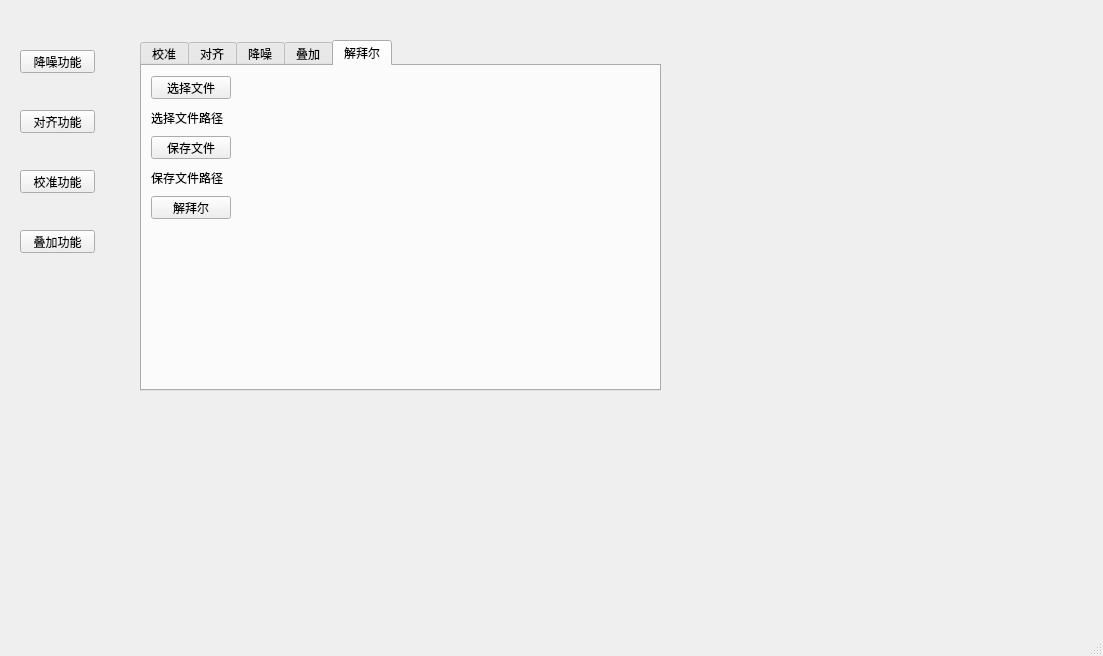
<?xml version="1.0" encoding="UTF-8"?>
<ui version="4.0">
 <class>MainWindow</class>
 <widget class="QMainWindow" name="MainWindow">
  <property name="geometry">
   <rect>
    <x>0</x>
    <y>0</y>
    <width>1103</width>
    <height>656</height>
   </rect>
  </property>
  <property name="windowTitle">
   <string>MainWindow</string>
  </property>
  <widget class="QWidget" name="centralwidget">
   <widget class="QPushButton" name="Calibration_function_button">
    <property name="geometry">
     <rect>
      <x>20</x>
      <y>170</y>
      <width>75</width>
      <height>23</height>
     </rect>
    </property>
    <property name="text">
     <string>校准功能</string>
    </property>
   </widget>
   <widget class="QPushButton" name="Superposition_function_button">
    <property name="geometry">
     <rect>
      <x>20</x>
      <y>230</y>
      <width>75</width>
      <height>23</height>
     </rect>
    </property>
    <property name="text">
     <string>叠加功能</string>
    </property>
   </widget>
   <widget class="QPushButton" name="Noise_reduction_function_button_2">
    <property name="geometry">
     <rect>
      <x>20</x>
      <y>50</y>
      <width>75</width>
      <height>23</height>
     </rect>
    </property>
    <property name="text">
     <string>降噪功能</string>
    </property>
   </widget>
   <widget class="QPushButton" name="Alignment_function_button">
    <property name="geometry">
     <rect>
      <x>20</x>
      <y>110</y>
      <width>75</width>
      <height>23</height>
     </rect>
    </property>
    <property name="styleSheet">
     <string notr="true"/>
    </property>
    <property name="text">
     <string>对齐功能</string>
    </property>
   </widget>
   <widget class="QTabWidget" name="featuresWidget">
    <property name="geometry">
     <rect>
      <x>140</x>
      <y>40</y>
      <width>521</width>
      <height>351</height>
     </rect>
    </property>
    <property name="currentIndex">
     <number>4</number>
    </property>
    <widget class="QWidget" name="tab_3">
     <attribute name="title">
      <string>校准</string>
     </attribute>
     <widget class="QStackedWidget" name="Calibration_widget">
      <property name="geometry">
       <rect>
        <x>9</x>
        <y>9</y>
        <width>481</width>
        <height>191</height>
       </rect>
      </property>
      <property name="currentIndex">
       <number>0</number>
      </property>
      <widget class="QWidget" name="page_7">
       <widget class="QPushButton" name="Calibration_button">
        <property name="geometry">
         <rect>
          <x>338</x>
          <y>154</y>
          <width>80</width>
          <height>23</height>
         </rect>
        </property>
        <property name="text">
         <string>一键校准</string>
        </property>
       </widget>
       <widget class="QPushButton" name="Flat_field_button">
        <property name="geometry">
         <rect>
          <x>9</x>
          <y>154</y>
          <width>80</width>
          <height>23</height>
         </rect>
        </property>
        <property name="text">
         <string>平场校准</string>
        </property>
       </widget>
       <widget class="QPushButton" name="Dark_field_button">
        <property name="geometry">
         <rect>
          <x>120</x>
          <y>154</y>
          <width>80</width>
          <height>23</height>
         </rect>
        </property>
        <property name="text">
         <string>暗场校准</string>
        </property>
       </widget>
       <widget class="QPushButton" name="Bias_field_button">
        <property name="geometry">
         <rect>
          <x>229</x>
          <y>154</y>
          <width>80</width>
          <height>23</height>
         </rect>
        </property>
        <property name="text">
         <string>偏置场校准</string>
        </property>
       </widget>
       <widget class="QPushButton" name="Save_file_button_calibration">
        <property name="geometry">
         <rect>
          <x>9</x>
          <y>125</y>
          <width>80</width>
          <height>23</height>
         </rect>
        </property>
        <property name="text">
         <string>保存文件</string>
        </property>
       </widget>
       <widget class="QPushButton" name="Select_file_button_calibration">
        <property name="geometry">
         <rect>
          <x>9</x>
          <y>9</y>
          <width>80</width>
          <height>23</height>
         </rect>
        </property>
        <property name="text">
         <string>选择文件</string>
        </property>
       </widget>
       <widget class="QPushButton" name="Object_file_button_flat">
        <property name="geometry">
         <rect>
          <x>9</x>
          <y>67</y>
          <width>80</width>
          <height>23</height>
         </rect>
        </property>
        <property name="text">
         <string>平场文件</string>
        </property>
       </widget>
       <widget class="QPushButton" name="Object_file_button_dark">
        <property name="geometry">
         <rect>
          <x>9</x>
          <y>38</y>
          <width>80</width>
          <height>23</height>
         </rect>
        </property>
        <property name="text">
         <string>暗场文件</string>
        </property>
       </widget>
       <widget class="QPushButton" name="Object_file_button_bias">
        <property name="geometry">
         <rect>
          <x>9</x>
          <y>96</y>
          <width>80</width>
          <height>23</height>
         </rect>
        </property>
        <property name="text">
         <string>偏置场文件</string>
        </property>
       </widget>
       <widget class="QLabel" name="Object_file_label_dark">
        <property name="geometry">
         <rect>
          <x>120</x>
          <y>38</y>
          <width>300</width>
          <height>23</height>
         </rect>
        </property>
        <property name="text">
         <string>选择暗场文件路径</string>
        </property>
       </widget>
       <widget class="QLabel" name="Save_file_label_calibration">
        <property name="geometry">
         <rect>
          <x>120</x>
          <y>125</y>
          <width>300</width>
          <height>23</height>
         </rect>
        </property>
        <property name="text">
         <string>保存文件路径</string>
        </property>
       </widget>
       <widget class="QLabel" name="Select_file_label_calibration">
        <property name="geometry">
         <rect>
          <x>120</x>
          <y>9</y>
          <width>300</width>
          <height>23</height>
         </rect>
        </property>
        <property name="text">
         <string>选择文件路径</string>
        </property>
       </widget>
       <widget class="QLabel" name="Select_file_label_flat">
        <property name="geometry">
         <rect>
          <x>120</x>
          <y>67</y>
          <width>300</width>
          <height>23</height>
         </rect>
        </property>
        <property name="text">
         <string>选择平场文件路径</string>
        </property>
       </widget>
       <widget class="QLabel" name="Object_file_label_bias">
        <property name="geometry">
         <rect>
          <x>120</x>
          <y>96</y>
          <width>300</width>
          <height>23</height>
         </rect>
        </property>
        <property name="text">
         <string>选择偏置场文件路径</string>
        </property>
       </widget>
      </widget>
      <widget class="QWidget" name="page_8"/>
     </widget>
    </widget>
    <widget class="QWidget" name="tab">
     <attribute name="title">
      <string>对齐</string>
     </attribute>
     <widget class="QStackedWidget" name="Alignment_widget">
      <property name="geometry">
       <rect>
        <x>0</x>
        <y>0</y>
        <width>441</width>
        <height>301</height>
       </rect>
      </property>
      <property name="currentIndex">
       <number>0</number>
      </property>
      <widget class="QWidget" name="page">
       <widget class="QLabel" name="Object_file_label_aligning">
        <property name="geometry">
         <rect>
          <x>9</x>
          <y>100</y>
          <width>300</width>
          <height>23</height>
         </rect>
        </property>
        <property name="text">
         <string>选择目标文件路径</string>
        </property>
       </widget>
       <widget class="QPushButton" name="Select_file_button_aligning">
        <property name="geometry">
         <rect>
          <x>9</x>
          <y>10</y>
          <width>80</width>
          <height>23</height>
         </rect>
        </property>
        <property name="text">
         <string>选择文件</string>
        </property>
       </widget>
       <widget class="QPushButton" name="Save_file_button_aligning">
        <property name="geometry">
         <rect>
          <x>9</x>
          <y>130</y>
          <width>80</width>
          <height>23</height>
         </rect>
        </property>
        <property name="text">
         <string>保存文件</string>
        </property>
       </widget>
       <widget class="QLabel" name="Select_file_label_aligning">
        <property name="geometry">
         <rect>
          <x>9</x>
          <y>40</y>
          <width>300</width>
          <height>23</height>
         </rect>
        </property>
        <property name="text">
         <string>选择文件路径</string>
        </property>
       </widget>
       <widget class="QPushButton" name="Object_file_button_aligning">
        <property name="geometry">
         <rect>
          <x>9</x>
          <y>70</y>
          <width>80</width>
          <height>23</height>
         </rect>
        </property>
        <property name="text">
         <string>对齐文件</string>
        </property>
       </widget>
       <widget class="QLabel" name="Save_file_label_aligning">
        <property name="geometry">
         <rect>
          <x>9</x>
          <y>160</y>
          <width>300</width>
          <height>23</height>
         </rect>
        </property>
        <property name="text">
         <string>保存文件路径</string>
        </property>
       </widget>
       <widget class="QPushButton" name="Alignment_button">
        <property name="geometry">
         <rect>
          <x>9</x>
          <y>190</y>
          <width>80</width>
          <height>23</height>
         </rect>
        </property>
        <property name="text">
         <string>对齐</string>
        </property>
       </widget>
      </widget>
      <widget class="QWidget" name="page_2"/>
     </widget>
    </widget>
    <widget class="QWidget" name="tab_2">
     <attribute name="title">
      <string>降噪</string>
     </attribute>
     <widget class="QStackedWidget" name="Noise_reduction_widget">
      <property name="geometry">
       <rect>
        <x>0</x>
        <y>0</y>
        <width>461</width>
        <height>171</height>
       </rect>
      </property>
      <property name="currentIndex">
       <number>1</number>
      </property>
      <widget class="QWidget" name="page_3"/>
      <widget class="QWidget" name="page_4">
       <widget class="QLabel" name="Select_file_label_noise_reduction">
        <property name="geometry">
         <rect>
          <x>9</x>
          <y>40</y>
          <width>300</width>
          <height>23</height>
         </rect>
        </property>
        <property name="text">
         <string>选择文件路径</string>
        </property>
       </widget>
       <widget class="QPushButton" name="Select_file_button_noise_reduction">
        <property name="geometry">
         <rect>
          <x>9</x>
          <y>10</y>
          <width>80</width>
          <height>23</height>
         </rect>
        </property>
        <property name="text">
         <string>选择文件</string>
        </property>
       </widget>
       <widget class="QPushButton" name="Noise_reduction_button">
        <property name="geometry">
         <rect>
          <x>10</x>
          <y>130</y>
          <width>80</width>
          <height>23</height>
         </rect>
        </property>
        <property name="text">
         <string>高斯降噪</string>
        </property>
       </widget>
       <widget class="QPushButton" name="Save_file_button_noise_reduction">
        <property name="geometry">
         <rect>
          <x>9</x>
          <y>70</y>
          <width>80</width>
          <height>23</height>
         </rect>
        </property>
        <property name="text">
         <string>保存文件</string>
        </property>
       </widget>
       <widget class="QLabel" name="Save_file_label_noise_reduction">
        <property name="geometry">
         <rect>
          <x>9</x>
          <y>100</y>
          <width>300</width>
          <height>23</height>
         </rect>
        </property>
        <property name="text">
         <string>保存文件路径</string>
        </property>
       </widget>
       <widget class="QPushButton" name="Bilateral_reduction_button">
        <property name="geometry">
         <rect>
          <x>160</x>
          <y>130</y>
          <width>80</width>
          <height>23</height>
         </rect>
        </property>
        <property name="text">
         <string>双边降噪</string>
        </property>
       </widget>
      </widget>
     </widget>
    </widget>
    <widget class="QWidget" name="tab_4">
     <attribute name="title">
      <string>叠加</string>
     </attribute>
     <widget class="QStackedWidget" name="Superposition_widget">
      <property name="geometry">
       <rect>
        <x>0</x>
        <y>0</y>
        <width>461</width>
        <height>311</height>
       </rect>
      </property>
      <property name="currentIndex">
       <number>1</number>
      </property>
      <widget class="QWidget" name="page_5">
       <widget class="QLabel" name="Save_file_label_superposing">
        <property name="geometry">
         <rect>
          <x>9</x>
          <y>100</y>
          <width>300</width>
          <height>23</height>
         </rect>
        </property>
        <property name="text">
         <string>保存文件路径</string>
        </property>
       </widget>
       <widget class="QPushButton" name="Select_file_button_superposing">
        <property name="geometry">
         <rect>
          <x>9</x>
          <y>10</y>
          <width>80</width>
          <height>23</height>
         </rect>
        </property>
        <property name="text">
         <string>选择文件</string>
        </property>
       </widget>
       <widget class="QPushButton" name="Superposition_button">
        <property name="geometry">
         <rect>
          <x>9</x>
          <y>130</y>
          <width>80</width>
          <height>23</height>
         </rect>
        </property>
        <property name="text">
         <string>叠加</string>
        </property>
       </widget>
       <widget class="QPushButton" name="Save_file_button_superposing">
        <property name="geometry">
         <rect>
          <x>9</x>
          <y>70</y>
          <width>80</width>
          <height>23</height>
         </rect>
        </property>
        <property name="text">
         <string>保存文件</string>
        </property>
       </widget>
       <widget class="QLabel" name="Select_file_label_superposing">
        <property name="geometry">
         <rect>
          <x>9</x>
          <y>40</y>
          <width>300</width>
          <height>23</height>
         </rect>
        </property>
        <property name="text">
         <string>选择文件路径</string>
        </property>
       </widget>
      </widget>
      <widget class="QWidget" name="page_6"/>
     </widget>
    </widget>
    <widget class="QWidget" name="Bayer_tab">
     <attribute name="title">
      <string>解拜尔</string>
     </attribute>
     <widget class="QStackedWidget" name="Bayer_widget">
      <property name="geometry">
       <rect>
        <x>0</x>
        <y>0</y>
        <width>461</width>
        <height>311</height>
       </rect>
      </property>
      <property name="currentIndex">
       <number>0</number>
      </property>
      <widget class="QWidget" name="page_15">
       <widget class="QLabel" name="Save_file_label_bayer">
        <property name="geometry">
         <rect>
          <x>9</x>
          <y>100</y>
          <width>300</width>
          <height>23</height>
         </rect>
        </property>
        <property name="text">
         <string>保存文件路径</string>
        </property>
       </widget>
       <widget class="QPushButton" name="Select_file_button_bayer">
        <property name="geometry">
         <rect>
          <x>9</x>
          <y>10</y>
          <width>80</width>
          <height>23</height>
         </rect>
        </property>
        <property name="text">
         <string>选择文件</string>
        </property>
       </widget>
       <widget class="QPushButton" name="Superposition_bayer">
        <property name="geometry">
         <rect>
          <x>9</x>
          <y>130</y>
          <width>80</width>
          <height>23</height>
         </rect>
        </property>
        <property name="text">
         <string>解拜尔</string>
        </property>
       </widget>
       <widget class="QPushButton" name="Save_file_button_bayer">
        <property name="geometry">
         <rect>
          <x>9</x>
          <y>70</y>
          <width>80</width>
          <height>23</height>
         </rect>
        </property>
        <property name="text">
         <string>保存文件</string>
        </property>
       </widget>
       <widget class="QLabel" name="Select_file_label_bayer">
        <property name="geometry">
         <rect>
          <x>9</x>
          <y>40</y>
          <width>300</width>
          <height>23</height>
         </rect>
        </property>
        <property name="text">
         <string>选择文件路径</string>
        </property>
       </widget>
      </widget>
      <widget class="QWidget" name="page_16"/>
     </widget>
    </widget>
   </widget>
  </widget>
  <widget class="QStatusBar" name="statusbar"/>
 </widget>
 <tabstops>
  <tabstop>Select_file_button_aligning</tabstop>
  <tabstop>Object_file_button_aligning</tabstop>
  <tabstop>Save_file_button_aligning</tabstop>
  <tabstop>Alignment_button</tabstop>
  <tabstop>Superposition_function_button</tabstop>
  <tabstop>Noise_reduction_function_button_2</tabstop>
  <tabstop>Calibration_function_button</tabstop>
 </tabstops>
 <resources/>
 <connections/>
</ui>
